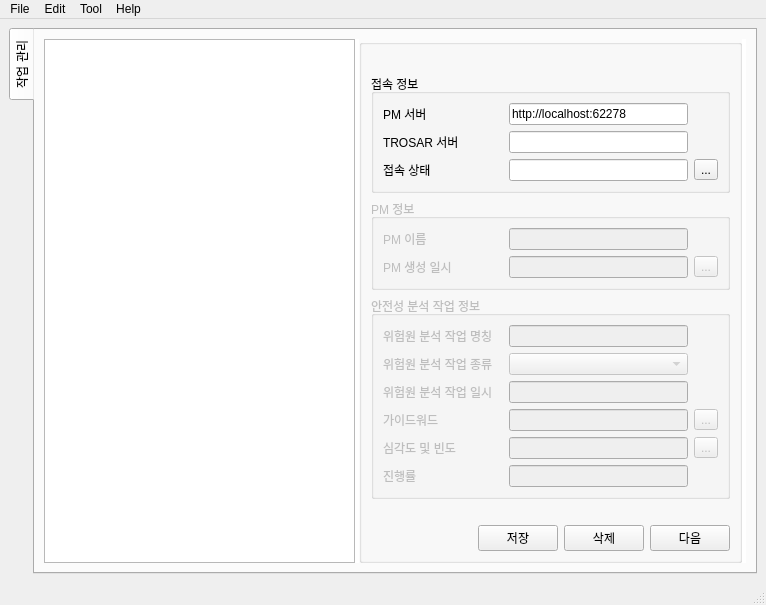
<?xml version="1.0" encoding="UTF-8"?>
<ui version="4.0">
 <class>MainWindow</class>
 <widget class="QMainWindow" name="MainWindow">
  <property name="geometry">
   <rect>
    <x>0</x>
    <y>0</y>
    <width>766</width>
    <height>572</height>
   </rect>
  </property>
  <property name="sizePolicy">
   <sizepolicy hsizetype="Fixed" vsizetype="Expanding">
    <horstretch>0</horstretch>
    <verstretch>0</verstretch>
   </sizepolicy>
  </property>
  <property name="windowTitle">
   <string>안전성 분석 도구</string>
  </property>
  <widget class="QWidget" name="centralwidget">
   <property name="font">
    <font>
     <family>Arial</family>
    </font>
   </property>
   <layout class="QHBoxLayout" name="horizontalLayout_6">
    <item>
     <layout class="QGridLayout" name="gridLayout_2">
      <item row="0" column="1">
       <widget class="QTabWidget" name="tabWidget">
        <property name="enabled">
         <bool>true</bool>
        </property>
        <property name="sizePolicy">
         <sizepolicy hsizetype="Expanding" vsizetype="Expanding">
          <horstretch>0</horstretch>
          <verstretch>0</verstretch>
         </sizepolicy>
        </property>
        <property name="tabPosition">
         <enum>QTabWidget::West</enum>
        </property>
        <property name="currentIndex">
         <number>0</number>
        </property>
        <widget class="QWidget" name="start_tab">
         <attribute name="title">
          <string>작업 관리</string>
         </attribute>
         <layout class="QVBoxLayout" name="verticalLayout_8">
          <item>
           <widget class="QSplitter" name="start_tab_splitter">
            <property name="styleSheet">
             <string notr="true">QSplitter::handle {
    background:white;
}</string>
            </property>
            <property name="orientation">
             <enum>Qt::Horizontal</enum>
            </property>
            <widget class="QWidget" name="verticalLayoutWidget">
             <layout class="QVBoxLayout" name="verticalLayout_3">
              <item>
               <widget class="QTreeView" name="start_tab_pm_tree_view">
                <property name="sizePolicy">
                 <sizepolicy hsizetype="MinimumExpanding" vsizetype="MinimumExpanding">
                  <horstretch>0</horstretch>
                  <verstretch>0</verstretch>
                 </sizepolicy>
                </property>
                <property name="editTriggers">
                 <set>QAbstractItemView::NoEditTriggers</set>
                </property>
               </widget>
              </item>
             </layout>
            </widget>
            <widget class="QGroupBox" name="groupBox_3">
             <property name="sizePolicy">
              <sizepolicy hsizetype="Expanding" vsizetype="Expanding">
               <horstretch>0</horstretch>
               <verstretch>0</verstretch>
              </sizepolicy>
             </property>
             <property name="maximumSize">
              <size>
               <width>600</width>
               <height>16777215</height>
              </size>
             </property>
             <property name="title">
              <string/>
             </property>
             <layout class="QVBoxLayout" name="verticalLayout">
              <item>
               <layout class="QVBoxLayout" name="verticalLayout_7">
                <item>
                 <widget class="QLabel" name="info_textbox">
                  <property name="sizePolicy">
                   <sizepolicy hsizetype="Expanding" vsizetype="Minimum">
                    <horstretch>0</horstretch>
                    <verstretch>0</verstretch>
                   </sizepolicy>
                  </property>
                  <property name="minimumSize">
                   <size>
                    <width>0</width>
                    <height>0</height>
                   </size>
                  </property>
                  <property name="maximumSize">
                   <size>
                    <width>400</width>
                    <height>16777215</height>
                   </size>
                  </property>
                  <property name="text">
                   <string/>
                  </property>
                  <property name="alignment">
                   <set>Qt::AlignLeading|Qt::AlignLeft|Qt::AlignTop</set>
                  </property>
                  <property name="wordWrap">
                   <bool>true</bool>
                  </property>
                 </widget>
                </item>
                <item>
                 <widget class="QGroupBox" name="groupBox">
                  <property name="maximumSize">
                   <size>
                    <width>16777215</width>
                    <height>16777215</height>
                   </size>
                  </property>
                  <property name="title">
                   <string>접속 정보</string>
                  </property>
                  <layout class="QVBoxLayout" name="verticalLayout_4">
                   <item>
                    <layout class="QGridLayout" name="gridLayout_9">
                     <item row="1" column="0">
                      <widget class="QLabel" name="label_30">
                       <property name="text">
                        <string>TROSAR 서버</string>
                       </property>
                      </widget>
                     </item>
                     <item row="2" column="2">
                      <widget class="QLineEdit" name="lineEdit_connection_status">
                       <property name="enabled">
                        <bool>true</bool>
                       </property>
                       <property name="readOnly">
                        <bool>true</bool>
                       </property>
                      </widget>
                     </item>
                     <item row="2" column="0">
                      <widget class="QLabel" name="label_35">
                       <property name="text">
                        <string>접속 상태</string>
                       </property>
                      </widget>
                     </item>
                     <item row="0" column="0">
                      <widget class="QLabel" name="label_36">
                       <property name="minimumSize">
                        <size>
                         <width>120</width>
                         <height>0</height>
                        </size>
                       </property>
                       <property name="text">
                        <string>PM 서버</string>
                       </property>
                      </widget>
                     </item>
                     <item row="0" column="2">
                      <widget class="QLineEdit" name="lineEdit_localhost">
                       <property name="enabled">
                        <bool>true</bool>
                       </property>
                       <property name="text">
                        <string>http://localhost:62278</string>
                       </property>
                      </widget>
                     </item>
                     <item row="1" column="2">
                      <widget class="QLineEdit" name="lineEdit_trosar_server">
                       <property name="enabled">
                        <bool>true</bool>
                       </property>
                       <property name="text">
                        <string/>
                       </property>
                      </widget>
                     </item>
                     <item row="2" column="3">
                      <widget class="QToolButton" name="toolButton_refresh_connection">
                       <property name="text">
                        <string>...</string>
                       </property>
                       <property name="icon">
                        <iconset resource="resource.qrc">
                         <normaloff>:/icon/icon/refresh_1.png</normaloff>:/icon/icon/refresh_1.png</iconset>
                       </property>
                      </widget>
                     </item>
                    </layout>
                   </item>
                  </layout>
                 </widget>
                </item>
                <item>
                 <widget class="QGroupBox" name="groupBox_pm_info">
                  <property name="enabled">
                   <bool>false</bool>
                  </property>
                  <property name="maximumSize">
                   <size>
                    <width>16777215</width>
                    <height>16777215</height>
                   </size>
                  </property>
                  <property name="title">
                   <string>PM 정보</string>
                  </property>
                  <layout class="QVBoxLayout" name="verticalLayout_5">
                   <item>
                    <layout class="QGridLayout" name="gridLayout_10">
                     <item row="0" column="2">
                      <widget class="QLineEdit" name="lineEdit_pm_name">
                       <property name="readOnly">
                        <bool>true</bool>
                       </property>
                      </widget>
                     </item>
                     <item row="1" column="2">
                      <widget class="QLineEdit" name="lineEdit_pm_date">
                       <property name="readOnly">
                        <bool>true</bool>
                       </property>
                      </widget>
                     </item>
                     <item row="0" column="0">
                      <widget class="QLabel" name="label_44">
                       <property name="minimumSize">
                        <size>
                         <width>120</width>
                         <height>0</height>
                        </size>
                       </property>
                       <property name="text">
                        <string>PM 이름</string>
                       </property>
                      </widget>
                     </item>
                     <item row="1" column="0">
                      <widget class="QLabel" name="label_38">
                       <property name="text">
                        <string>PM 생성 일시</string>
                       </property>
                      </widget>
                     </item>
                     <item row="1" column="3">
                      <widget class="QToolButton" name="toolButton_pm_req">
                       <property name="enabled">
                        <bool>false</bool>
                       </property>
                       <property name="text">
                        <string>...</string>
                       </property>
                      </widget>
                     </item>
                    </layout>
                   </item>
                  </layout>
                 </widget>
                </item>
                <item>
                 <widget class="QGroupBox" name="groupBox_hazard_work_info">
                  <property name="enabled">
                   <bool>false</bool>
                  </property>
                  <property name="maximumSize">
                   <size>
                    <width>16777215</width>
                    <height>16777215</height>
                   </size>
                  </property>
                  <property name="title">
                   <string>안전성 분석 작업 정보</string>
                  </property>
                  <layout class="QVBoxLayout" name="verticalLayout_6">
                   <item>
                    <layout class="QGridLayout" name="gridLayout_11">
                     <item row="2" column="2">
                      <widget class="QLineEdit" name="lineEdit_work_name">
                       <property name="readOnly">
                        <bool>true</bool>
                       </property>
                      </widget>
                     </item>
                     <item row="2" column="0">
                      <widget class="QLabel" name="label_46">
                       <property name="minimumSize">
                        <size>
                         <width>120</width>
                         <height>0</height>
                        </size>
                       </property>
                       <property name="text">
                        <string>위험원 분석 작업 명칭</string>
                       </property>
                      </widget>
                     </item>
                     <item row="7" column="0">
                      <widget class="QLabel" name="label_51">
                       <property name="text">
                        <string>진행률</string>
                       </property>
                      </widget>
                     </item>
                     <item row="7" column="2">
                      <widget class="QLineEdit" name="lineEdit_progress">
                       <property name="readOnly">
                        <bool>true</bool>
                       </property>
                      </widget>
                     </item>
                     <item row="5" column="2">
                      <widget class="QLineEdit" name="lineEdit_guideword">
                       <property name="readOnly">
                        <bool>true</bool>
                       </property>
                      </widget>
                     </item>
                     <item row="3" column="2">
                      <widget class="QComboBox" name="comboBox">
                       <property name="enabled">
                        <bool>false</bool>
                       </property>
                      </widget>
                     </item>
                     <item row="6" column="3">
                      <widget class="QToolButton" name="toolButton_sf">
                       <property name="enabled">
                        <bool>false</bool>
                       </property>
                       <property name="text">
                        <string>...</string>
                       </property>
                      </widget>
                     </item>
                     <item row="4" column="0">
                      <widget class="QLabel" name="label_50">
                       <property name="text">
                        <string>위험원 분석 작업 일시</string>
                       </property>
                      </widget>
                     </item>
                     <item row="3" column="0">
                      <widget class="QLabel" name="label_49">
                       <property name="text">
                        <string>위험원 분석 작업 종류</string>
                       </property>
                      </widget>
                     </item>
                     <item row="5" column="0">
                      <widget class="QLabel" name="label_47">
                       <property name="text">
                        <string>가이드워드</string>
                       </property>
                      </widget>
                     </item>
                     <item row="4" column="2">
                      <widget class="QLineEdit" name="lineEdit_work_date">
                       <property name="readOnly">
                        <bool>true</bool>
                       </property>
                      </widget>
                     </item>
                     <item row="6" column="2">
                      <widget class="QLineEdit" name="lineEdit_sf">
                       <property name="readOnly">
                        <bool>true</bool>
                       </property>
                      </widget>
                     </item>
                     <item row="6" column="0">
                      <widget class="QLabel" name="label_48">
                       <property name="text">
                        <string>심각도 및 빈도</string>
                       </property>
                      </widget>
                     </item>
                     <item row="5" column="3">
                      <widget class="QToolButton" name="toolButton_work_type">
                       <property name="enabled">
                        <bool>false</bool>
                       </property>
                       <property name="text">
                        <string>...</string>
                       </property>
                      </widget>
                     </item>
                    </layout>
                   </item>
                  </layout>
                 </widget>
                </item>
                <item>
                 <spacer name="verticalSpacer_4">
                  <property name="orientation">
                   <enum>Qt::Vertical</enum>
                  </property>
                  <property name="sizeHint" stdset="0">
                   <size>
                    <width>20</width>
                    <height>202</height>
                   </size>
                  </property>
                 </spacer>
                </item>
                <item>
                 <widget class="QLabel" name="label_info">
                  <property name="text">
                   <string/>
                  </property>
                 </widget>
                </item>
                <item>
                 <layout class="QHBoxLayout" name="horizontalLayout_5">
                  <property name="sizeConstraint">
                   <enum>QLayout::SetMinAndMaxSize</enum>
                  </property>
                  <item>
                   <spacer name="horizontalSpacer">
                    <property name="orientation">
                     <enum>Qt::Horizontal</enum>
                    </property>
                    <property name="sizeHint" stdset="0">
                     <size>
                      <width>40</width>
                      <height>20</height>
                     </size>
                    </property>
                   </spacer>
                  </item>
                  <item>
                   <widget class="QPushButton" name="pushButton_save">
                    <property name="sizePolicy">
                     <sizepolicy hsizetype="Fixed" vsizetype="Fixed">
                      <horstretch>0</horstretch>
                      <verstretch>0</verstretch>
                     </sizepolicy>
                    </property>
                    <property name="text">
                     <string>저장</string>
                    </property>
                   </widget>
                  </item>
                  <item>
                   <widget class="QPushButton" name="pushButton_delete">
                    <property name="sizePolicy">
                     <sizepolicy hsizetype="Fixed" vsizetype="Fixed">
                      <horstretch>0</horstretch>
                      <verstretch>0</verstretch>
                     </sizepolicy>
                    </property>
                    <property name="text">
                     <string>삭제</string>
                    </property>
                   </widget>
                  </item>
                  <item>
                   <widget class="QPushButton" name="pushButton_next">
                    <property name="sizePolicy">
                     <sizepolicy hsizetype="Fixed" vsizetype="Fixed">
                      <horstretch>0</horstretch>
                      <verstretch>0</verstretch>
                     </sizepolicy>
                    </property>
                    <property name="text">
                     <string>다음</string>
                    </property>
                   </widget>
                  </item>
                 </layout>
                </item>
               </layout>
              </item>
             </layout>
            </widget>
            <widget class="QWidget" name="verticalLayoutWidget_2">
             <layout class="QVBoxLayout" name="verticalLayout_9">
              <item>
               <spacer name="horizontalSpacer_2">
                <property name="orientation">
                 <enum>Qt::Horizontal</enum>
                </property>
                <property name="sizeHint" stdset="0">
                 <size>
                  <width>0</width>
                  <height>0</height>
                 </size>
                </property>
               </spacer>
              </item>
             </layout>
            </widget>
           </widget>
          </item>
         </layout>
        </widget>
       </widget>
      </item>
     </layout>
    </item>
   </layout>
  </widget>
  <widget class="QStatusBar" name="statusbar"/>
  <widget class="QMenuBar" name="menubar">
   <property name="geometry">
    <rect>
     <x>0</x>
     <y>0</y>
     <width>766</width>
     <height>21</height>
    </rect>
   </property>
   <widget class="QMenu" name="menuFile">
    <property name="title">
     <string>File</string>
    </property>
   </widget>
   <widget class="QMenu" name="menuEdit">
    <property name="title">
     <string>Edit</string>
    </property>
   </widget>
   <widget class="QMenu" name="menuTool">
    <property name="title">
     <string>Tool</string>
    </property>
    <addaction name="actionSetting"/>
   </widget>
   <widget class="QMenu" name="menuHelp">
    <property name="title">
     <string>Help</string>
    </property>
   </widget>
   <addaction name="menuFile"/>
   <addaction name="menuEdit"/>
   <addaction name="menuTool"/>
   <addaction name="menuHelp"/>
  </widget>
  <action name="action">
   <property name="text">
    <string>Server Configuration</string>
   </property>
  </action>
  <action name="actionreconnect">
   <property name="text">
    <string>reconnect</string>
   </property>
  </action>
  <action name="actionServer_Configuration">
   <property name="text">
    <string>Server Configuration</string>
   </property>
  </action>
  <action name="actionSetting">
   <property name="text">
    <string>Option</string>
   </property>
  </action>
 </widget>
 <resources>
  <include location="resource.qrc"/>
 </resources>
 <connections/>
</ui>
